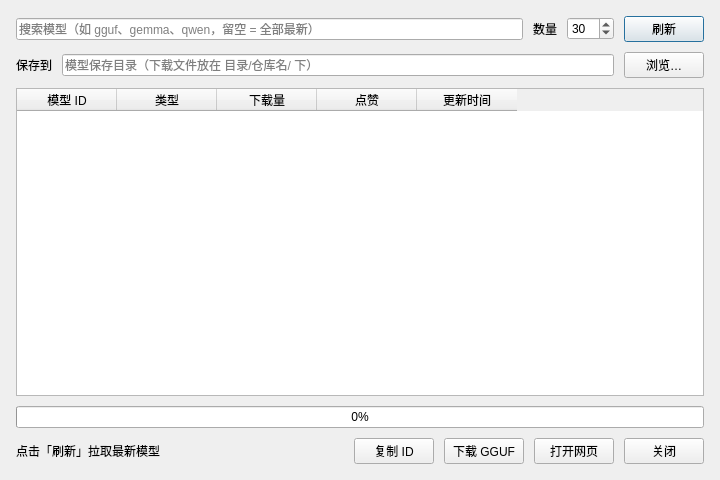
<?xml version="1.0" encoding="UTF-8"?>
<ui version="4.0">
 <class>ModelManageDialog</class>
 <widget class="QDialog" name="ModelManageDialog">
  <property name="minimumSize">
   <size>
    <width>720</width>
    <height>480</height>
   </size>
  </property>
  <property name="windowTitle">
   <string>管理模型 · Hugging Face</string>
  </property>
  <layout class="QVBoxLayout" name="rootLayout">
   <property name="leftMargin">
    <number>16</number>
   </property>
   <property name="topMargin">
    <number>16</number>
   </property>
   <property name="rightMargin">
    <number>16</number>
   </property>
   <property name="bottomMargin">
    <number>16</number>
   </property>
   <property name="spacing">
    <number>10</number>
   </property>
   <item>
    <layout class="QHBoxLayout" name="topRow">
     <item>
      <widget class="QLineEdit" name="searchEdit">
       <property name="placeholderText">
        <string>搜索模型（如 gguf、gemma、qwen，留空 = 全部最新）</string>
       </property>
      </widget>
     </item>
     <item>
      <widget class="QLabel" name="countLabel">
       <property name="text">
        <string>数量</string>
       </property>
      </widget>
     </item>
     <item>
      <widget class="QSpinBox" name="countSpin">
       <property name="minimum">
        <number>5</number>
       </property>
       <property name="maximum">
        <number>100</number>
       </property>
       <property name="value">
        <number>30</number>
       </property>
       <property name="toolTip">
        <string>拉取的模型条数</string>
       </property>
      </widget>
     </item>
     <item>
      <widget class="QPushButton" name="refreshBtn">
       <property name="text">
        <string>刷新</string>
       </property>
      </widget>
     </item>
    </layout>
   </item>
   <item>
    <layout class="QHBoxLayout" name="saveDirRow">
     <item>
      <widget class="QLabel" name="saveDirLabel">
       <property name="text">
        <string>保存到</string>
       </property>
      </widget>
     </item>
     <item>
      <widget class="QLineEdit" name="saveDirEdit">
       <property name="placeholderText">
        <string>模型保存目录（下载文件放在 目录/仓库名/ 下）</string>
       </property>
      </widget>
     </item>
     <item>
      <widget class="QPushButton" name="browseSaveDirBtn">
       <property name="text">
        <string>浏览…</string>
       </property>
      </widget>
     </item>
    </layout>
   </item>
   <item>
    <widget class="QTableWidget" name="table">
     <property name="editTriggers">
      <set>QAbstractItemView::EditTrigger::NoEditTriggers</set>
     </property>
     <property name="selectionMode">
      <enum>QAbstractItemView::SelectionMode::SingleSelection</enum>
     </property>
     <property name="selectionBehavior">
      <enum>QAbstractItemView::SelectionBehavior::SelectRows</enum>
     </property>
     <property name="sortingEnabled">
      <bool>true</bool>
     </property>
     <property name="alternatingRowColors">
      <bool>true</bool>
     </property>
     <property name="verticalScrollMode">
      <enum>QAbstractItemView::ScrollMode::ScrollPerPixel</enum>
     </property>
     <attribute name="horizontalHeaderStretchLastSection">
      <bool>false</bool>
     </attribute>
     <column>
      <property name="text">
       <string>模型 ID</string>
      </property>
     </column>
     <column>
      <property name="text">
       <string>类型</string>
      </property>
     </column>
     <column>
      <property name="text">
       <string>下载量</string>
      </property>
     </column>
     <column>
      <property name="text">
       <string>点赞</string>
      </property>
     </column>
     <column>
      <property name="text">
       <string>更新时间</string>
      </property>
     </column>
    </widget>
   </item>
   <item>
    <widget class="QProgressBar" name="progressBar">
     <property name="value">
      <number>0</number>
     </property>
     <property name="textVisible">
      <bool>true</bool>
     </property>
    </widget>
   </item>
   <item>
    <layout class="QHBoxLayout" name="bottomRow">
     <item>
      <widget class="QLabel" name="statusLabel">
       <property name="text">
        <string>点击「刷新」拉取最新模型</string>
       </property>
      </widget>
     </item>
     <item>
      <spacer name="bottomSpacer">
       <property name="orientation">
        <enum>Qt::Orientation::Horizontal</enum>
       </property>
       <property name="sizeHint" stdset="0">
        <size>
         <width>40</width>
         <height>20</height>
        </size>
       </property>
      </spacer>
     </item>
     <item>
      <widget class="QPushButton" name="copyBtn">
       <property name="text">
        <string>复制 ID</string>
       </property>
      </widget>
     </item>
     <item>
      <widget class="QPushButton" name="downloadBtn">
       <property name="text">
        <string>下载 GGUF</string>
       </property>
       <property name="toolTip">
        <string>查询所选仓库的 GGUF 文件并下载到本地模型目录，完成后自动设为当前模型</string>
       </property>
      </widget>
     </item>
     <item>
      <widget class="QPushButton" name="openBtn">
       <property name="text">
        <string>打开网页</string>
       </property>
      </widget>
     </item>
     <item>
      <widget class="QPushButton" name="closeBtn">
       <property name="text">
        <string>关闭</string>
       </property>
      </widget>
     </item>
    </layout>
   </item>
  </layout>
 </widget>
 <resources/>
 <connections/>
</ui>
